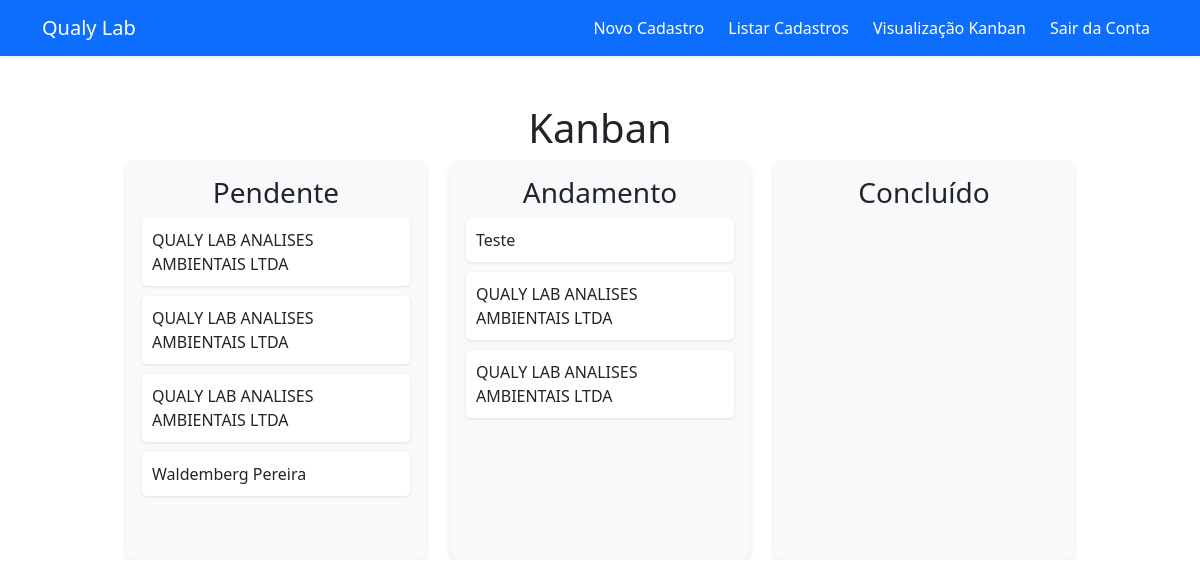
/cadastro/visualizacao/kanban/ (signed in), run on the app's committed database.
### cadastro/models.py (models this page shows, shortened)
class Cliente(models.Model):
    id = models.UUIDField(primary_key=True, default=uuid.uuid4, editable=False)
    nome_razao_social = models.CharField(max_length=120)
    nome_fantasia = models.CharField(max_length=120, null=True, blank=True)
    cpf_cnpj = models.CharField(max_length=18, null=True, blank=True)
    contato = models.CharField(max_length=50)
    telefone_1 = models.CharField(max_length=40)
    telefone_2 = models.CharField(max_length=30, null=True, blank=True)
    email = models.CharField(max_length=120, null=True, blank=True)
    data_cadastro = models.DateTimeField(auto_now_add=True)
    status = models.CharField(
        max_length=15,
        choices=StatusEnum.choices,
        default=StatusEnum.PENDENTE
        )
    endereco = models.OneToOneField(Endereco, on_delete=models.CASCADE)
    ambiente = models.OneToOneField(Ambiente, on_delete=models.CASCADE)

### cadastro/views.py (the view)
# urls.py: path('visualizacao/kanban/', views.visualizacao_kanban, name='visualizacao_kanban'),
@login_required(login_url='/usuario/login')
def visualizacao_kanban(request):
    pendentes = Cliente.objects.filter(status=StatusEnum.PENDENTE)
    andamento = Cliente.objects.filter(status=StatusEnum.ANDAMENTO)
    concluidos = Cliente.objects.filter(status=StatusEnum.CONCLUIDO)
    context = {
        'pendentes': pendentes,
        'andamento': andamento,
        'concluidos': concluidos,
    }
    return render(request, 'visualizacao_kanban.html', context)

### cadastro/templates/visualizacao_kanban.html (shortened to what this page needs)
{% extends 'base.html' %}
{% load static %}
{% block head %}
    <link rel="stylesheet" href="https://cdnjs.cloudflare.com/ajax/libs/font-awesome/6.7.2/css/all.min.css" />
    <link rel="stylesheet" href="{% static 'cadastro/css/style.css' %}">
{% endblock %}
{% block content %}
<div class="container p-5">
    <h1 class="text-center">Kanban</h1>
    <div class="kanban-wrapper d-flex justify-content-center">
        <div class="kanban d-flex gap-4">
            <div class="coluna" ondrop="soltar(event, 'Pendente')" ondragover="permitirSoltar(event)">
                <h3 class="text-center">Pendente</h3>
                {% for cliente in pendentes %}
                    <a href="{% url 'listar_unico_cadastro' cliente.id %}"
                       class="cartao"
                       draggable="true"
                       ondragstart="arrastar(event)"
                       data-id="{{ cliente.id }}">
                        {{ cliente.nome_razao_social }}
                    </a>
                {% endfor %}
            </div>
            <div class="coluna" ondrop="soltar(event, 'Andamento')" ondragover="permitirSoltar(event)">
                <h3 class="text-center">Andamento</h3>
                {% for cliente in andamento %}
                    <a href="{% url 'listar_unico_cadastro' cliente.id %}"
                       class="cartao"
                       draggable="true"
                       ondragstart="arrastar(event)"
                       data-id="{{ cliente.id }}">
                        {{ cliente.nome_razao_social }}
                    </a>
                {% endfor %}
            </div>
            <div class="coluna" ondrop="soltar(event, 'Concluido')" ondragover="permitirSoltar(event)">
                <h3 class="text-center">Concluído</h3>
            </div>
        </div>
    </div>
</div>
{% endblock %}

### cadastro/static/cadastro/css/style.css (style rules this page uses)
.kanban-wrapper { overflow-x: auto; }
.kanban { display: flex; gap: 1rem; min-width: max-content; }
.coluna { background: #f8f9fa; padding: 1rem; border-radius: 8px; width: 300px; min-height: 400px; box-shadow: 0 2px 5px rgba(0,0,0,0.1); flex-shrink: 0; }
.cartao { display: block; background: white; border-radius: 5px; padding: 10px; margin-bottom: 10px; box-shadow: 0 1px 3px rgba(0,0,0,0.1); cursor: grab; text-decoration: none; color: inherit; transition: background 0.2s; }

### data on the page
Cliente: nome_razao_social "QUALY LAB ANALISES AMBIENTAIS LTDA"
Cliente: nome_razao_social "QUALY LAB ANALISES AMBIENTAIS LTDA"
Cliente: nome_razao_social "QUALY LAB ANALISES AMBIENTAIS LTDA"
Cliente: nome_razao_social "Waldemberg Pereira"
Cliente: nome_razao_social "Teste"
Cliente: nome_razao_social "QUALY LAB ANALISES AMBIENTAIS LTDA"
Cliente: nome_razao_social "QUALY LAB ANALISES AMBIENTAIS LTDA"
